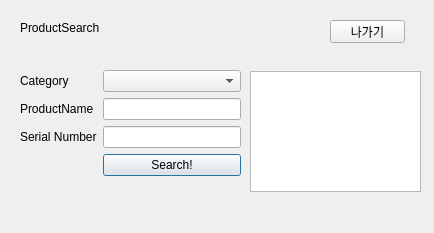
<?xml version="1.0" encoding="UTF-8"?>
<ui version="4.0">
 <class>ProductSearchDialog</class>
 <widget class="QDialog" name="ProductSearchDialog">
  <property name="geometry">
   <rect>
    <x>0</x>
    <y>0</y>
    <width>434</width>
    <height>233</height>
   </rect>
  </property>
  <property name="windowTitle">
   <string>Dialog</string>
  </property>
  <widget class="QLabel" name="label_ProductSearch">
   <property name="geometry">
    <rect>
     <x>20</x>
     <y>20</y>
     <width>91</width>
     <height>16</height>
    </rect>
   </property>
   <property name="text">
    <string>ProductSearch</string>
   </property>
  </widget>
  <widget class="QWidget" name="formLayoutWidget">
   <property name="geometry">
    <rect>
     <x>20</x>
     <y>70</y>
     <width>221</width>
     <height>121</height>
    </rect>
   </property>
   <layout class="QFormLayout" name="formLayout">
    <item row="0" column="0">
     <widget class="QLabel" name="label_ProductCategory">
      <property name="text">
       <string>Category</string>
      </property>
     </widget>
    </item>
    <item row="0" column="1">
     <widget class="QComboBox" name="select_ProductCategory"/>
    </item>
    <item row="1" column="0">
     <widget class="QLabel" name="label_ProductName">
      <property name="text">
       <string>ProductName</string>
      </property>
     </widget>
    </item>
    <item row="1" column="1">
     <widget class="QLineEdit" name="text_ProductName"/>
    </item>
    <item row="2" column="0">
     <widget class="QLabel" name="label_ProductSerial">
      <property name="text">
       <string>Serial Number</string>
      </property>
     </widget>
    </item>
    <item row="2" column="1">
     <widget class="QLineEdit" name="text_ProductSerial"/>
    </item>
    <item row="3" column="0">
     <layout class="QVBoxLayout" name="verticalLayout"/>
    </item>
    <item row="3" column="1">
     <widget class="QPushButton" name="btn_Search">
      <property name="text">
       <string>Search!</string>
      </property>
     </widget>
    </item>
   </layout>
  </widget>
  <widget class="QListView" name="listView_ProductItem">
   <property name="geometry">
    <rect>
     <x>250</x>
     <y>71</y>
     <width>171</width>
     <height>121</height>
    </rect>
   </property>
  </widget>
  <widget class="QPushButton" name="btn_Cancel">
   <property name="geometry">
    <rect>
     <x>330</x>
     <y>20</y>
     <width>75</width>
     <height>23</height>
    </rect>
   </property>
   <property name="text">
    <string>나가기</string>
   </property>
  </widget>
 </widget>
 <resources/>
 <connections/>
</ui>
